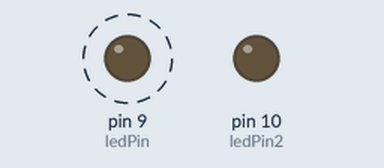
This sketch was run on a simulated Arduino Uno, built with avr-gcc and run on an emulated ATmega328P. Parts: output pins drawn as LEDs (lit = HIGH). Dashed ring = blinking.

Above: at 0.05 s.
Timing chart, 0 to 5.9 s (numbered marks = the images above):
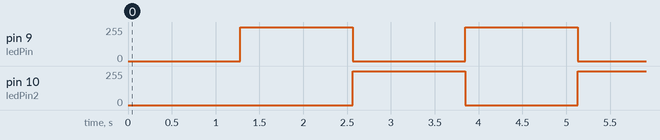

The sketch:

two_opposit.ino
```cpp
const int ledPin = 9;

const int ledPin2 = 10;


void setup() {
  pinMode(ledPin, OUTPUT);
  pinMode(ledPin2, OUTPUT);
}

void loop() {
  for(int brightness =0; brightness<=255 ; brightness++){
    analogWrite(ledPin, brightness);
    analogWrite(ledPin2, 255-brightness);
    delay(5);
  }

  for(int brightness = 255; brightness>=0 ; brightness--){
    analogWrite(ledPin, brightness);
    analogWrite(ledPin2, 255-brightness);
    delay(5);
  }
}
```

Measured:
- by itself, pin 9 (ledPin), pin 10 (ledPin2): alternates 255/255 for 1.3 s and 0/255 for 1.3 s
